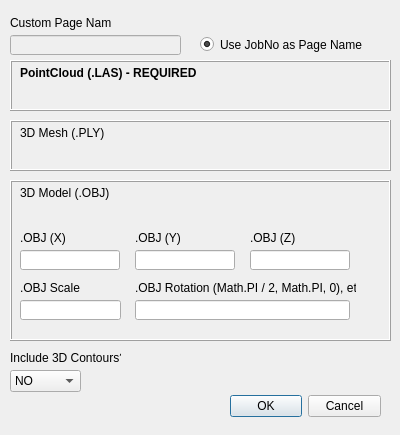
<?xml version="1.0" encoding="UTF-8"?>
<ui version="4.0">
 <class>PotreeDialog</class>
 <widget class="QDialog" name="PotreeDialog">
  <property name="geometry">
   <rect>
    <x>0</x>
    <y>0</y>
    <width>400</width>
    <height>435</height>
   </rect>
  </property>
  <property name="windowTitle">
   <string>Dialog</string>
  </property>
  <widget class="QDialogButtonBox" name="buttonBox">
   <property name="geometry">
    <rect>
     <x>230</x>
     <y>390</y>
     <width>151</width>
     <height>32</height>
    </rect>
   </property>
   <property name="orientation">
    <enum>Qt::Horizontal</enum>
   </property>
   <property name="standardButtons">
    <set>QDialogButtonBox::Cancel|QDialogButtonBox::Ok</set>
   </property>
  </widget>
  <widget class="QgsFileWidget" name="fileLAS">
   <property name="geometry">
    <rect>
     <x>20</x>
     <y>80</y>
     <width>360</width>
     <height>27</height>
    </rect>
   </property>
   <property name="dialogTitle">
    <string>Select PointCloud (.LAS)</string>
   </property>
   <property name="filter">
    <string>*.las</string>
   </property>
  </widget>
  <widget class="QLabel" name="lblLAS">
   <property name="geometry">
    <rect>
     <x>20</x>
     <y>65</y>
     <width>201</width>
     <height>16</height>
    </rect>
   </property>
   <property name="font">
    <font>
     <weight>75</weight>
     <bold>true</bold>
    </font>
   </property>
   <property name="text">
    <string>PointCloud (.LAS) - REQUIRED</string>
   </property>
  </widget>
  <widget class="QgsFileWidget" name="filePLY">
   <property name="geometry">
    <rect>
     <x>20</x>
     <y>140</y>
     <width>360</width>
     <height>27</height>
    </rect>
   </property>
   <property name="dialogTitle">
    <string>Select 3D Mesh (.PLY)</string>
   </property>
   <property name="filter">
    <string>*.ply</string>
   </property>
  </widget>
  <widget class="QLabel" name="lblPLY">
   <property name="geometry">
    <rect>
     <x>20</x>
     <y>125</y>
     <width>91</width>
     <height>16</height>
    </rect>
   </property>
   <property name="text">
    <string>3D Mesh (.PLY)</string>
   </property>
  </widget>
  <widget class="QgsFileWidget" name="fileOBJ">
   <property name="geometry">
    <rect>
     <x>20</x>
     <y>200</y>
     <width>360</width>
     <height>27</height>
    </rect>
   </property>
   <property name="dialogTitle">
    <string>Select 3D Model (.OBJ)</string>
   </property>
   <property name="filter">
    <string>*.obj</string>
   </property>
  </widget>
  <widget class="QLabel" name="lblOBJ">
   <property name="geometry">
    <rect>
     <x>20</x>
     <y>185</y>
     <width>91</width>
     <height>16</height>
    </rect>
   </property>
   <property name="text">
    <string>3D Model (.OBJ)</string>
   </property>
  </widget>
  <widget class="QComboBox" name="includeContours">
   <property name="geometry">
    <rect>
     <x>10</x>
     <y>370</y>
     <width>71</width>
     <height>22</height>
    </rect>
   </property>
   <item>
    <property name="text">
     <string>NO</string>
    </property>
   </item>
   <item>
    <property name="text">
     <string>YES</string>
    </property>
   </item>
  </widget>
  <widget class="QLabel" name="lblContours">
   <property name="geometry">
    <rect>
     <x>10</x>
     <y>350</y>
     <width>111</width>
     <height>16</height>
    </rect>
   </property>
   <property name="text">
    <string>Include 3D Contours?</string>
   </property>
  </widget>
  <widget class="QLineEdit" name="pageName">
   <property name="enabled">
    <bool>false</bool>
   </property>
   <property name="geometry">
    <rect>
     <x>10</x>
     <y>35</y>
     <width>171</width>
     <height>20</height>
    </rect>
   </property>
  </widget>
  <widget class="QLabel" name="lblPageName">
   <property name="geometry">
    <rect>
     <x>10</x>
     <y>15</y>
     <width>101</width>
     <height>16</height>
    </rect>
   </property>
   <property name="text">
    <string>Custom Page Name</string>
   </property>
  </widget>
  <widget class="QRadioButton" name="btnUseJobNo">
   <property name="geometry">
    <rect>
     <x>200</x>
     <y>36</y>
     <width>171</width>
     <height>17</height>
    </rect>
   </property>
   <property name="text">
    <string>Use JobNo as Page Name</string>
   </property>
   <property name="checked">
    <bool>true</bool>
   </property>
  </widget>
  <widget class="QLineEdit" name="objX">
   <property name="enabled">
    <bool>true</bool>
   </property>
   <property name="geometry">
    <rect>
     <x>20</x>
     <y>250</y>
     <width>100</width>
     <height>20</height>
    </rect>
   </property>
   <property name="text">
    <string/>
   </property>
  </widget>
  <widget class="QLabel" name="lblObjX">
   <property name="geometry">
    <rect>
     <x>20</x>
     <y>230</y>
     <width>101</width>
     <height>16</height>
    </rect>
   </property>
   <property name="text">
    <string>.OBJ (X)</string>
   </property>
  </widget>
  <widget class="QLabel" name="lblObjY">
   <property name="geometry">
    <rect>
     <x>135</x>
     <y>230</y>
     <width>101</width>
     <height>16</height>
    </rect>
   </property>
   <property name="text">
    <string>.OBJ (Y)</string>
   </property>
  </widget>
  <widget class="QLineEdit" name="objY">
   <property name="enabled">
    <bool>true</bool>
   </property>
   <property name="geometry">
    <rect>
     <x>135</x>
     <y>250</y>
     <width>100</width>
     <height>20</height>
    </rect>
   </property>
   <property name="text">
    <string/>
   </property>
  </widget>
  <widget class="QLabel" name="lblObjZ">
   <property name="geometry">
    <rect>
     <x>250</x>
     <y>230</y>
     <width>101</width>
     <height>16</height>
    </rect>
   </property>
   <property name="text">
    <string>.OBJ (Z)</string>
   </property>
  </widget>
  <widget class="QLineEdit" name="objZ">
   <property name="enabled">
    <bool>true</bool>
   </property>
   <property name="geometry">
    <rect>
     <x>250</x>
     <y>250</y>
     <width>100</width>
     <height>20</height>
    </rect>
   </property>
   <property name="text">
    <string/>
   </property>
  </widget>
  <widget class="QLabel" name="lblObjScale">
   <property name="geometry">
    <rect>
     <x>20</x>
     <y>280</y>
     <width>101</width>
     <height>16</height>
    </rect>
   </property>
   <property name="text">
    <string>.OBJ Scale</string>
   </property>
  </widget>
  <widget class="QLineEdit" name="objScale">
   <property name="enabled">
    <bool>true</bool>
   </property>
   <property name="geometry">
    <rect>
     <x>20</x>
     <y>300</y>
     <width>101</width>
     <height>20</height>
    </rect>
   </property>
   <property name="text">
    <string/>
   </property>
  </widget>
  <widget class="QLabel" name="lblObjScale_2">
   <property name="geometry">
    <rect>
     <x>135</x>
     <y>280</y>
     <width>221</width>
     <height>16</height>
    </rect>
   </property>
   <property name="text">
    <string>.OBJ Rotation (Math.PI / 2, Math.PI, 0), etc. </string>
   </property>
  </widget>
  <widget class="QLineEdit" name="objRotation">
   <property name="enabled">
    <bool>true</bool>
   </property>
   <property name="geometry">
    <rect>
     <x>135</x>
     <y>300</y>
     <width>215</width>
     <height>20</height>
    </rect>
   </property>
   <property name="text">
    <string/>
   </property>
  </widget>
  <widget class="QFrame" name="frame">
   <property name="geometry">
    <rect>
     <x>10</x>
     <y>180</y>
     <width>381</width>
     <height>161</height>
    </rect>
   </property>
   <property name="frameShape">
    <enum>QFrame::Box</enum>
   </property>
   <property name="frameShadow">
    <enum>QFrame::Raised</enum>
   </property>
  </widget>
  <widget class="QFrame" name="frame_2">
   <property name="geometry">
    <rect>
     <x>10</x>
     <y>60</y>
     <width>381</width>
     <height>51</height>
    </rect>
   </property>
   <property name="frameShape">
    <enum>QFrame::Box</enum>
   </property>
   <property name="frameShadow">
    <enum>QFrame::Raised</enum>
   </property>
   <property name="lineWidth">
    <number>1</number>
   </property>
  </widget>
  <widget class="QFrame" name="frame_3">
   <property name="geometry">
    <rect>
     <x>10</x>
     <y>120</y>
     <width>381</width>
     <height>51</height>
    </rect>
   </property>
   <property name="frameShape">
    <enum>QFrame::Box</enum>
   </property>
   <property name="frameShadow">
    <enum>QFrame::Raised</enum>
   </property>
  </widget>
  <zorder>frame</zorder>
  <zorder>frame_3</zorder>
  <zorder>frame_2</zorder>
  <zorder>buttonBox</zorder>
  <zorder>fileLAS</zorder>
  <zorder>lblLAS</zorder>
  <zorder>filePLY</zorder>
  <zorder>lblPLY</zorder>
  <zorder>fileOBJ</zorder>
  <zorder>lblOBJ</zorder>
  <zorder>includeContours</zorder>
  <zorder>lblContours</zorder>
  <zorder>pageName</zorder>
  <zorder>lblPageName</zorder>
  <zorder>btnUseJobNo</zorder>
  <zorder>objX</zorder>
  <zorder>lblObjX</zorder>
  <zorder>lblObjY</zorder>
  <zorder>objY</zorder>
  <zorder>lblObjZ</zorder>
  <zorder>objZ</zorder>
  <zorder>lblObjScale</zorder>
  <zorder>objScale</zorder>
  <zorder>lblObjScale_2</zorder>
  <zorder>objRotation</zorder>
 </widget>
 <customwidgets>
  <customwidget>
   <class>QgsFileWidget</class>
   <extends>QWidget</extends>
   <header>qgsfilewidget.h</header>
  </customwidget>
 </customwidgets>
 <tabstops>
  <tabstop>pageName</tabstop>
  <tabstop>includeContours</tabstop>
 </tabstops>
 <resources/>
 <connections>
  <connection>
   <sender>buttonBox</sender>
   <signal>accepted()</signal>
   <receiver>PotreeDialog</receiver>
   <slot>accept()</slot>
   <hints>
    <hint type="sourcelabel">
     <x>248</x>
     <y>254</y>
    </hint>
    <hint type="destinationlabel">
     <x>157</x>
     <y>274</y>
    </hint>
   </hints>
  </connection>
  <connection>
   <sender>buttonBox</sender>
   <signal>rejected()</signal>
   <receiver>PotreeDialog</receiver>
   <slot>reject()</slot>
   <hints>
    <hint type="sourcelabel">
     <x>316</x>
     <y>260</y>
    </hint>
    <hint type="destinationlabel">
     <x>286</x>
     <y>274</y>
    </hint>
   </hints>
  </connection>
 </connections>
</ui>
